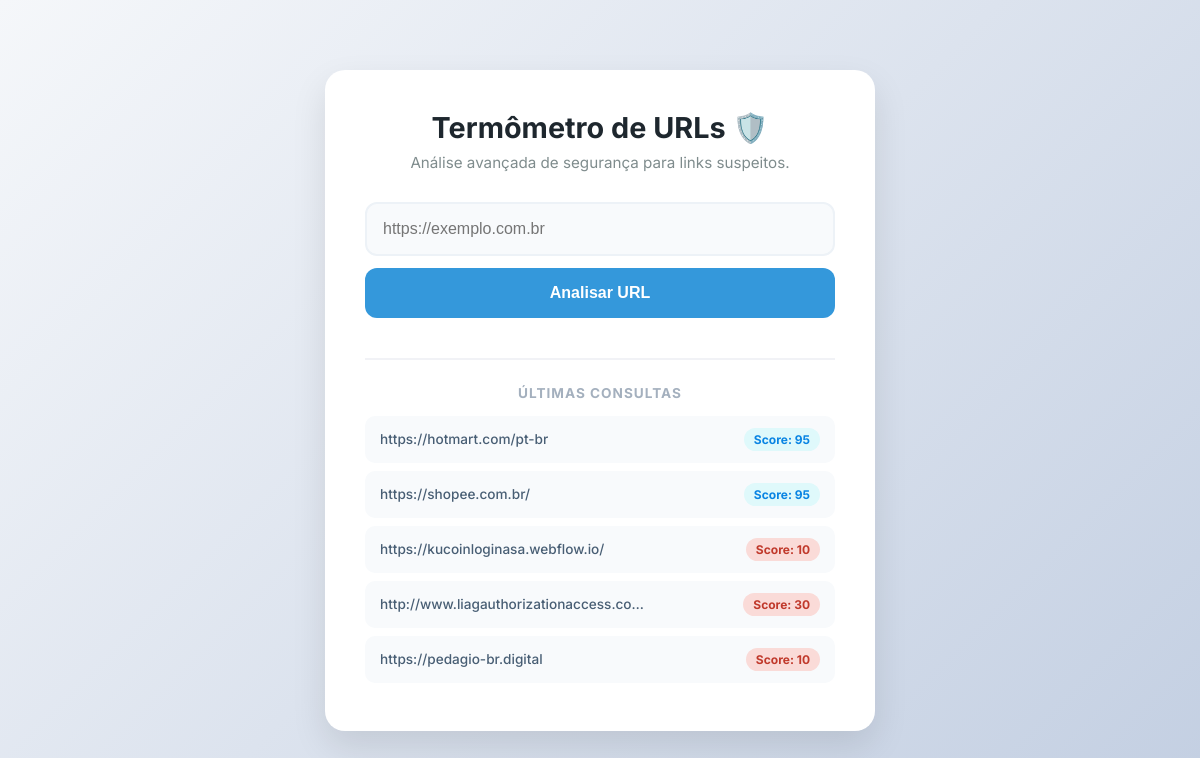
Before: / with the older database file.
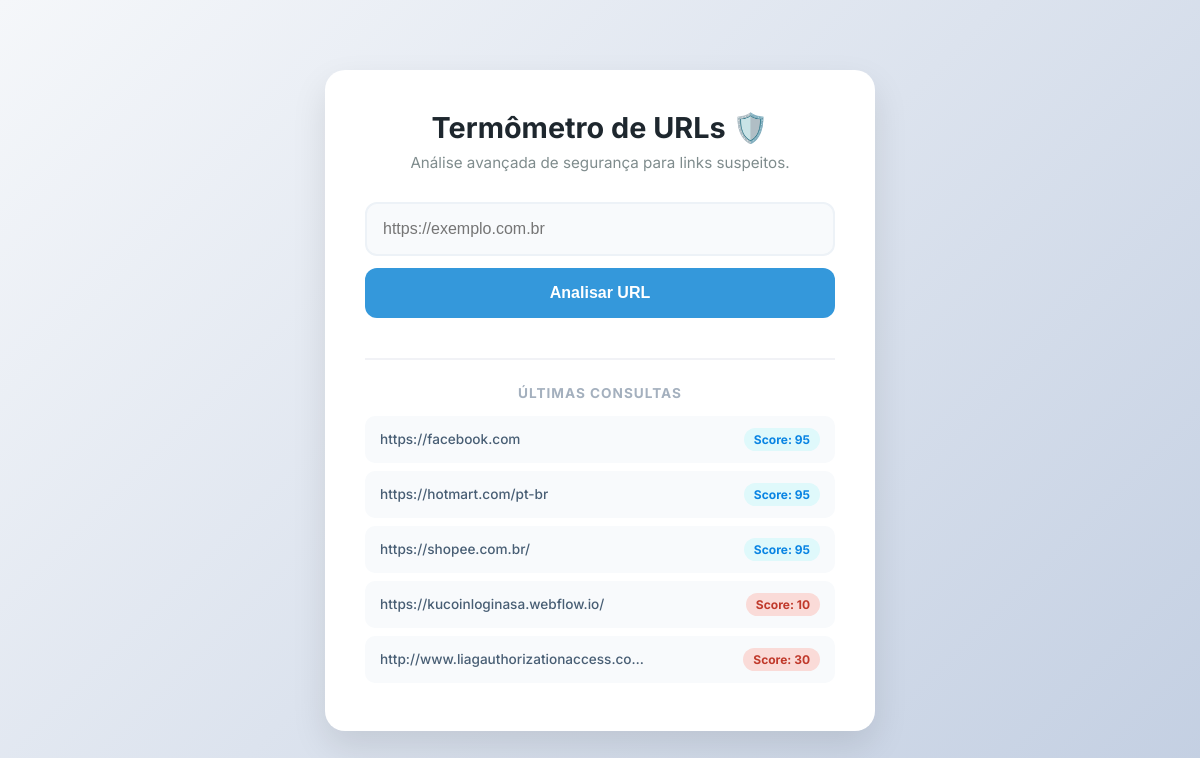
After: the same page with the newer database file.
### tables this page shows
CREATE TABLE consultas (
            id INTEGER PRIMARY KEY AUTOINCREMENT,
            url TEXT NOT NULL,
            trust_score INTEGER,
            data_consulta TIMESTAMP DEFAULT CURRENT_TIMESTAMP
        );

### app.py (the view, shortened to what this page needs)
@app.route('/', methods=('GET', 'POST'))
def index():
    resultado = None
    url_analisada = None
    ip_site = None
    conn = get_db_connection()
    historico_db = conn.execute('SELECT url, trust_score FROM consultas ORDER BY id DESC LIMIT 5').fetchall()
    conn.close()
    return render_template('index.html', resultado=resultado, url_analisada=url_analisada, historico=historico_db, ip_site=ip_site)

### app.py (called while the page is built)
def get_db_connection():
    conn = sqlite3.connect('banco_dados.db')
    conn.row_factory = sqlite3.Row
    return conn

### templates/index.html (shortened to what this page needs)
<!DOCTYPE html>
<html lang="pt-BR">
<head>
    <link rel="stylesheet" href="{{ url_for('static', filename='style.css') }}">
</head>
<body>
    <div class="container">
        <h1>Termômetro de URLs 🛡️</h1>
        <p class="subtitle">Análise avançada de segurança para links suspeitos.</p>
        <form id="urlForm" method="POST">
            <input type="url" name="url" placeholder="https://exemplo.com.br" required>
            <br>
            <button type="submit" id="btnAnalisar">
                <span id="btnText">Analisar URL</span>
            </button>
        </form>
        {% if historico %}
            <div class="historico-box">
                <h3>Últimas Consultas</h3>
                <ul>
                    {% for item in historico %}
                        <li>
                            <span class="url-hist">{{ item.url }}</span>
                            <span class="score-badge {% if item.trust_score >= 70 %}bg-green{% elif item.trust_score >= 40 %}bg-orange{% else %}bg-red{% endif %}">
                                Score: {{ item.trust_score }}
                            </span>
                        </li>
                    {% endfor %}
                </ul>
            </div>
        {% endif %}
    </div>
</body>
</html>

### static/style.css (style rules this page uses)
* { box-sizing: border-box; margin: 0; padding: 0; }
body { font-family: 'Inter', sans-serif; background: linear-gradient(135deg, #f5f7fa 0%, #c3cfe2 100%); color: #2d3436; display: flex; justify-content: center; align-items: center; min-height: 100vh; padding: 20px; }
.container { background-color: #ffffff; padding: 40px; border-radius: 20px; box-shadow: 0 15px 35px rgba(0, 0, 0, 0.1); text-align: center; max-width: 550px; width: 100%; }
h1 { color: #1e272e; font-weight: 700; font-size: 1.8rem; margin-bottom: 8px; }
.subtitle { color: #7f8c8d; font-size: 0.95rem; margin-bottom: 30px; }
input[type="url"] { width: 100%; padding: 16px; margin-bottom: 12px; border: 2px solid #edf2f7; border-radius: 12px; font-size: 16px; background-color: #f8fafc; transition: all 0.3s ease; }
button { background-color: #3498db; color: white; border: none; padding: 16px; border-radius: 12px; font-size: 16px; font-weight: 600; cursor: pointer; transition: transform 0.2s, background-color 0.2s; width: 100%; }
.historico-box { margin-top: 40px; border-top: 2px solid #f1f2f6; padding-top: 25px; }
.historico-box h3 { font-size: 0.85rem; text-transform: uppercase; letter-spacing: 1px; color: #a4b0be; margin-bottom: 15px; }
.historico-box li { display: flex; justify-content: space-between; align-items: center; padding: 12px 15px; background-color: #f8fafc; margin-bottom: 8px; border-radius: 10px; font-size: 0.85rem; transition: background-color 0.2s; }
.url-hist { color: #485e74; font-weight: 500; max-width: 60%; white-space: nowrap; overflow: hidden; text-overflow: ellipsis; }
.score-badge { padding: 4px 10px; border-radius: 20px; font-size: 0.75rem; font-weight: 700; }
.bg-green { background-color: #dff9fb; color: #0984e3; }
.bg-red { background-color: #fadbd8; color: #c0392b; }

Changed rows visible on the page:
no longer on this page (row unchanged): consultas: url "https://pedagio-br.digital", trust_score "10"
added consultas: url "https://facebook.com", trust_score "95"
